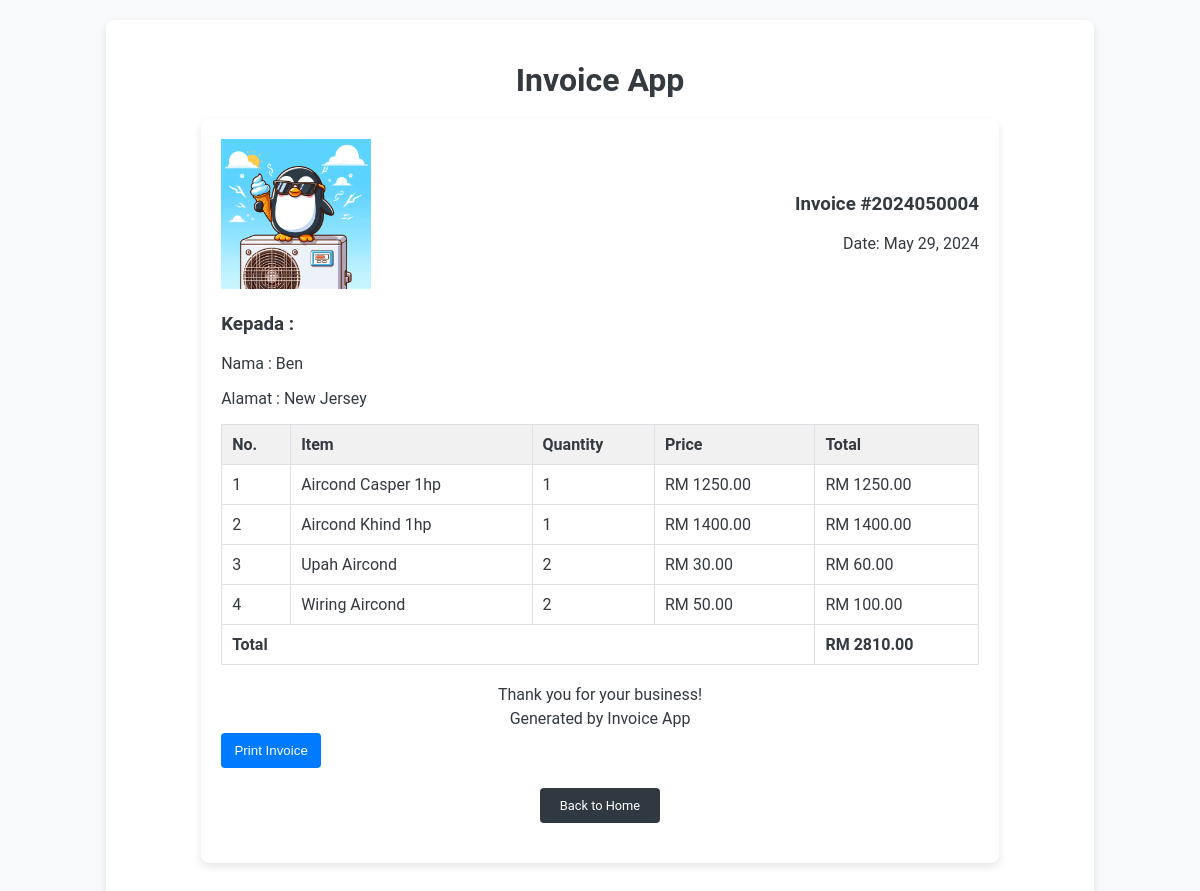
Screenshot of /invoice/4 with the database file from the repository.
### app.py (models this page shows)
class Invoice(db.Model):
    id = db.Column(db.Integer, primary_key=True)
    invoice_number = db.Column(db.String(20), unique=True, nullable=False)  # Updated field name
    client_id = db.Column(db.Integer, db.ForeignKey('client.id'), nullable=False)
    date = db.Column(db.DateTime, default=datetime.now)
    total = db.Column(db.Float, nullable=False)
    client = db.relationship('Client', backref=db.backref('invoices', lazy=True))

class Client(db.Model):
    id = db.Column(db.Integer, primary_key=True)
    name = db.Column(db.String(100), nullable=False)
    email = db.Column(db.String(100), nullable=False)
    phone = db.Column(db.String(20), nullable=False)
    address = db.Column(db.String(200), nullable=False)

class InvoiceItem(db.Model):
    id = db.Column(db.Integer, primary_key=True)
    invoice_id = db.Column(db.Integer, db.ForeignKey('invoice.id'), nullable=False)
    service_id = db.Column(db.Integer, db.ForeignKey('service.id'), nullable=False)
    quantity = db.Column(db.Integer, nullable=False)
    cost = db.Column(db.Float, nullable=False)
    invoice = db.relationship('Invoice', backref=db.backref('items', lazy=True))
    service = db.relationship('Service', backref=db.backref('items', lazy=True))

class Service(db.Model):
    id = db.Column(db.Integer, primary_key=True)
    description = db.Column(db.String(200), nullable=False)
    cost = db.Column(db.Numeric(10,2), nullable=False)
    type = db.Column(db.String(100), nullable=False)

### app.py (the view)
@app.route('/invoice/<int:invoice_id>')
def view_invoice(invoice_id):
    invoice = Invoice.query.get(invoice_id)
    return render_template('view_invoice.html', invoice=invoice)

### templates/view_invoice.html
{% extends "base.html" %} {% block content %}
<div class="invoice-container">
  <div class="invoice-header">
    <div class="logo">
      <img src="images/logo1.jpg" alt="Company Logo" />
    </div>
    <div class="invoice-details">
      <h3>Invoice #{{ invoice.invoice_number }}</h3>
      <p>Date: {{ invoice.date.strftime('%B %d, %Y') }}</p>
    </div>
  </div>
  <div class="client-details">
    <h3>Kepada :</h3>
    <p>Nama : {{ invoice.client.name }}</p>
    <p>Alamat : {{ invoice.client.address }}</p>
  </div>
  <table class="invoice-table">
    <thead>
      <tr>
        <th>No.</th>
        <th>Item</th>
        <th>Quantity</th>
        <th>Price</th>
        <th>Total</th>
      </tr>
    </thead>
    <tbody>
      {% for item in invoice.items %}
      <tr>
        <td>{{ loop.index }}</td>
        <td>{{ item.service.description }}</td>
        <td>{{ item.quantity }}</td>
        <td>RM {{ item.service.cost|round(2) }}</td>
        <td>RM {{ "%.2f"|format(item.cost) }}</td>
      </tr>
      {% endfor %}
    </tbody>
    <tfoot>
      <tr>
        <td colspan="4">Total</td>
        <td>RM {{ "%.2f"|format(invoice.total)}}</td>
      </tr>
    </tfoot>
  </table>
  <div class="invoice-footer">
    <p>Thank you for your business!</p>
    <p>Generated by Invoice App</p>
  </div>
  <div class="invoice-actions">
    <button onclick="window.print()" class="btn print-invoice">
      Print Invoice
    </button>
  </div>
  <a href="{{ url_for('index') }}" class="btn return-home">Back to Home</a>
</div>
{% endblock %}

### templates/base.html (shortened to what this page needs)
<!DOCTYPE html>
<html lang="en">
  <head>
    <link
      rel="stylesheet"
      href="{{ url_for('static', filename='styles.css') }}"
    />
  </head>
  <body>
    <div class="container">
      <h1>{% block heading %}Invoice App{% endblock %}</h1>
      {% block content %}{% endblock %}
    </div>
  </body>
</html>

### static/styles.css (style rules this page uses)
body { font-family: 'Roboto', Arial, sans-serif; background-color: #f8f9fa; color: #343a40; }
.container { width: 80%; margin: 20px auto; padding: 20px; background-color: #fff; border-radius: 8px; box-shadow: 0 4px 8px rgba(0, 0, 0, 0.1); }
h1 { text-align: center; font-size: 2em; margin-bottom: 20px; }
a.btn { display: inline-block; padding: 10px 20px; margin: 10px; background-color: #007bff; color: #fff; text-decoration: none; border-radius: 4px; transition: background-color 0.3s; }
button { width: 100px; padding: 10px; background-color: #007bff; color: #fff; border: none; border-radius: 4px; cursor: pointer; transition: background-color 0.3s; }
a.btn { display: inline-block; padding: 10px 20px; background-color: #007bff; color: #fff; text-decoration: none; border-radius: 4px; transition: background-color 0.3s; text-align: center; margin: 20px auto; }
a.return-home { display: block; width: fit-content; background-color: #303841; margin-top: 20px; font-size: 0.8em; }
.invoice-container { width: 80%; margin: 20px auto; padding: 20px; background-color: #fff; border-radius: 8px; box-shadow: 0 4px 8px rgba(0, 0, 0, 0.1); }
.invoice-header { display: flex; justify-content: space-between; align-items: center; margin-bottom: 20px; }
.logo img { width: 150px; height: auto; }
.invoice-details { text-align: right; }
.invoice-details p { margin: 5px 0; }
.invoice-table { width: 100%; border-collapse: collapse; margin-bottom: 20px; }
.invoice-table th, .invoice-table td { border: 1px solid #dee2e6; padding: 10px; text-align: left; }
.invoice-table th { background-color: #f1f1f1; }
.invoice-table tfoot td { font-weight: bold; }
.invoice-footer { text-align: center; margin-top: 20px; }
.invoice-footer p { margin: 5px 0; }

### rows the page displays
Invoice: invoice_number "2024050004", date "May 29, 2024", total "2810.00"
Client: client.name "Ben", client.address "New Jersey"
InvoiceItem: service.description "Aircond Casper 1hp", quantity "1", service.cost "1250.00", cost "1250.00"
InvoiceItem: service.description "Aircond Khind 1hp", quantity "1", service.cost "1400.00", cost "1400.00"
InvoiceItem: service.description "Upah Aircond", quantity "2", service.cost "30.00", cost "60.00"
InvoiceItem: service.description "Wiring Aircond", quantity "2", service.cost "50.00", cost "100.00"
